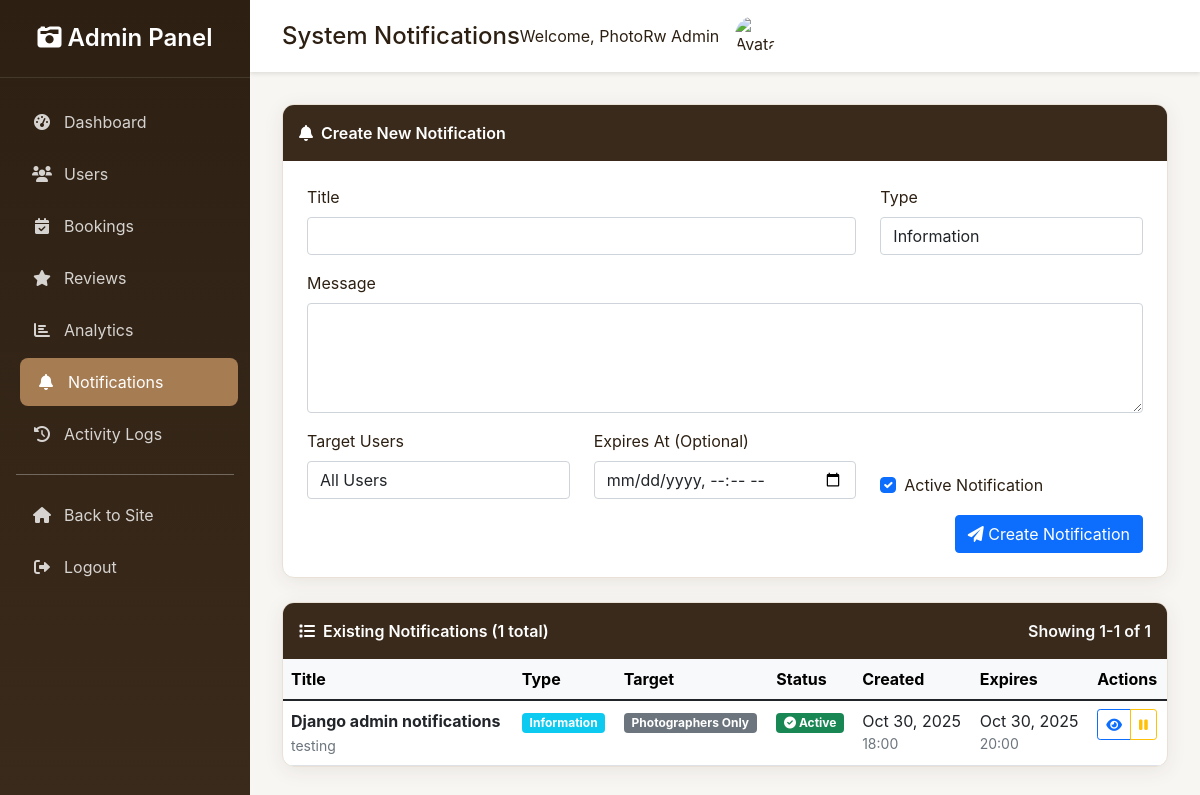
Screenshot of /admin-dashboard/notifications/ (signed in) with the database file from the repository.
### users/models.py (models this page shows, shortened)
class User(AbstractUser):
	class Roles(models.TextChoices):
		PHOTOGRAPHER = 'photographer', _('Photographer')
		CLIENT = 'client', _('Client')
		ADMIN = 'admin', _('Platform Admin')
	username = models.CharField(
		_('username'),
		max_length=150,
		unique=True,
		help_text=_('Required. 150 characters or fewer. Letters, digits, spaces, dots, hyphens, and underscores allowed.'),
		validators=[
			RegexValidator(
				regex=r'^[\w\s\.\-\_]+$',
				message=_('Username can only contain letters, numbers, spaces, dots, hyphens, and underscores.'),
				code='invalid_username'
			)
		],
		error_messages={
			'unique': _("A user with that username already exists."),
		},
	)
	email = models.EmailField(_('email address'), unique=True, blank=False, null=False, help_text=_('Required. Enter a valid email address.'))
	bio = models.TextField(_('bio'), blank=True)
	profile_picture = models.ImageField(upload_to='profile_pics/', blank=True, null=True)
	location = models.CharField(max_length=255, blank=True)
	contact_info = models.CharField(max_length=255, blank=True)
	is_verified = models.BooleanField(default=False)
	role = models.CharField(max_length=20, choices=Roles.choices, default=Roles.CLIENT)
	price = models.DecimalField(max_digits=8, decimal_places=2, blank=True, null=True, help_text=_('Typical session price (optional)'))
	badges = models.CharField(max_length=255, blank=True, help_text=_('Badges or special recognitions (comma-separated)'))
	certifications = models.CharField(max_length=255, blank=True, help_text=_('Certifications (comma-separated)'))
	awards = models.CharField(max_length=255, blank=True, help_text=_('Awards (comma-separated)'))
	social_proof = models.URLField(blank=True, help_text=_('Link to social proof (portfolio, Instagram, etc.)'))
	USERNAME_FIELD = 'email'
	REQUIRED_FIELDS = ['username']

### admin_dashboard/models.py (models this page shows, shortened)
class SystemNotification(models.Model):
    NOTIFICATION_TYPES = [
        ('info', 'Information'),
        ('warning', 'Warning'),
        ('maintenance', 'Maintenance'),
        ('feature', 'New Feature'),
        ('promotion', 'Promotion'),
    ]
    title = models.CharField(max_length=200)
    message = models.TextField()
    notification_type = models.CharField(max_length=20, choices=NOTIFICATION_TYPES, default='info')
    target_users = models.CharField(
        max_length=20,
        choices=[
            ('all', 'All Users'),
            ('photographers', 'Photographers Only'),
            ('clients', 'Clients Only'),
        ],
        default='all'
    )
    is_active = models.BooleanField(default=True)
    created_by = models.ForeignKey(User, on_delete=models.CASCADE)
    created_at = models.DateTimeField(auto_now_add=True)
    expires_at = models.DateTimeField(null=True, blank=True)
    class Meta:
        ordering = ['-created_at']

### admin_dashboard/views.py (the view)
# urls.py: path('notifications/', views.notifications_management, name='notifications_management'),
@login_required
@user_passes_test(is_admin)
def notifications_management(request):
    if request.method == 'POST':
        form = SystemNotificationForm(request.POST)
        if form.is_valid():
            notification = form.save(commit=False)
            notification.created_by = request.user
            notification.save()
            log_admin_activity(
                request.user, 'create', 'SystemNotification', notification.id,
                f"Notification: {notification.title}", f"Created system notification",
                request.META.get('REMOTE_ADDR')
            )
            messages.success(request, 'System notification created successfully.')
            return redirect('admin_dashboard:notifications_management')
    else:
        form = SystemNotificationForm()
    notifications = SystemNotification.objects.order_by('-created_at')
    paginator = Paginator(notifications, 20)
    page_number = request.GET.get('page')
    page_obj = paginator.get_page(page_number)
    context = {
        'form': form,
        'page_obj': page_obj,
    }
    return render(request, 'admin_dashboard/notifications.html', context)

### admin_dashboard/templates/admin_dashboard/notifications.html (shortened to what this page needs)
{% extends 'admin_dashboard/base_admin.html' %}
{% block page_title %}System Notifications{% endblock %}
{% block content %}
<div class="data-table mb-4">
    <div class="table-header">
        <i class="fas fa-bell me-2"></i>Create New Notification
    </div>
    <div class="p-4">
        <form method="post">
            <div class="row">
                <div class="col-md-8 mb-3">
                    <label for="{{ form.title.id_for_label }}" class="form-label">Title</label>
                    {{ form.title }}
                </div>
                <div class="col-md-4 mb-3">
                    <label for="{{ form.notification_type.id_for_label }}" class="form-label">Type</label>
                    {{ form.notification_type }}
                </div>
            </div>
            <div class="mb-3">
                <label for="{{ form.message.id_for_label }}" class="form-label">Message</label>
                {{ form.message }}
            </div>
            <div class="row">
                <div class="col-md-4 mb-3">
                    <label for="{{ form.target_users.id_for_label }}" class="form-label">Target Users</label>
                    {{ form.target_users }}
                </div>
                <div class="col-md-4 mb-3">
                    <label for="{{ form.expires_at.id_for_label }}" class="form-label">Expires At (Optional)</label>
                    {{ form.expires_at }}
                </div>
                <div class="col-md-4 mb-3 d-flex align-items-end">
                    <div class="form-check">
                        {{ form.is_active }}
                        <label class="form-check-label" for="{{ form.is_active.id_for_label }}">
                            Active Notification
                        </label>
                    </div>
                </div>
            </div>
            <div class="d-grid gap-2 d-md-flex justify-content-md-end">
                <button type="submit" class="btn btn-primary">
                    <i class="fas fa-paper-plane"></i> Create Notification
                </button>
            </div>
        </form>
    </div>
</div>
<div class="data-table">
    <div class="table-header d-flex justify-content-between align-items-center">
        <span><i class="fas fa-list me-2"></i>Existing Notifications ({{ page_obj.paginator.count }} total)</span>
        <div>
            <span class="text-light">Showing {{ page_obj.start_index }}-{{ page_obj.end_index }} of {{ page_obj.paginator.count }}</span>
        </div>
    </div>
    <div class="table-responsive">
        <table class="table table-hover mb-0">
            <thead class="table-light">
                <tr>
                    <th>Title</th>
                    <th>Type</th>
                    <th>Target</th>
                    <th>Status</th>
                    <th>Created</th>
                    <th>Expires</th>
                    <th>Actions</th>
                </tr>
            </thead>
            <tbody>
                {% for notification in page_obj %}
                    <tr>
                        <td>
                            <div>
                                <div class="fw-bold">{{ notification.title }}</div>
                                <small class="text-muted">{{ notification.message|truncatechars:50 }}</small>
                            </div>
                        </td>
                        <td>
                            <span class="badge bg-{% if notification.notification_type == 'info' %}info{% elif notification.notification_type == 'warning' %}warning{% elif notification.notification_type == 'maintenance' %}danger{% elif notification.notification_type == 'feature' %}success{% else %}primary{% endif %}">
                                {{ notification.get_notification_type_display }}
                            </span>
                        </td>
                        <td>
                            <span class="badge bg-secondary">
                                {{ notification.get_target_users_display }}
                            </span>
                        </td>
                        <td>
                            {% if notification.is_active %}
                                <span class="badge bg-success">
                                    <i class="fas fa-check-circle"></i> Active
                                </span>
                            {% else %}
                                <span class="badge bg-danger">
                                    <i class="fas fa-times-circle"></i> Inactive
                                </span>
                            {% endif %}
                        </td>
                        <td>
                            <div>
                                {{ notification.created_at|date:"M d, Y" }}
                                <small class="text-muted d-block">{{ notification.created_at|time:"H:i" }}</small>
                            </div>
                        </td>
                        <td>
                            {% if notification.expires_at %}
                                <div>
                                    {{ notification.expires_at|date:"M d, Y" }}
                                    <small class="text-muted d-block">{{ notification.expires_at|time:"H:i" }}</small>
                                </div>
                            {% else %}
                                <span class="text-muted">Never</span>
                            {% endif %}
                        </td>
                        <td>
                            <div class="btn-group" role="group">
                                <button type="button" class="btn btn-outline-primary btn-sm"
                                        onclick="viewNotification('{{ notification.id }}', '{{ notification.title|escapejs }}', '{{ notification.message|escapejs }}')"
                                        title="View Full Notification">
                                    <i class="fas fa-eye"></i>
                                </button>
                                <button type="button" class="btn btn-outline-{% if notification.is_active %}warning{% else %}success{% endif %} btn-sm"
                                        onclick="toggleNotification({{ notification.id }}, {{ notification.is_active|yesno:'true,false' }})"
                                        title="{% if notification.is_active %}Deactivate{% else %}Activate{% endif %} Notification">
                                    <i class="fas fa-{% if notification.is_active %}pause{% else %}play{% endif %}"></i>
                                </button>
                            </div>
                        </td>
                    </tr>
                {% endfor %}
            </tbody>
        </table>
    </div>
</div>
{% endblock %}

### admin_dashboard/templates/admin_dashboard/base_admin.html (shortened to what this page needs)
<!DOCTYPE html>
<html lang="en">
<head>
    <link href="https://cdn.jsdelivr.net/npm/bootstrap@5.1.3/dist/css/bootstrap.min.css" rel="stylesheet">
    <link rel="stylesheet" href="https://cdnjs.cloudflare.com/ajax/libs/font-awesome/6.0.0/css/all.min.css">
</head>
<body>
    <div class="admin-wrapper">
        <nav class="admin-sidebar">
            <div class="sidebar-brand">
                <h4><i class="fas fa-camera-retro"></i> Admin Panel</h4>
            </div>
            <div class="sidebar-nav">
                <div class="nav-item">
                    <a href="{% url 'admin_dashboard:dashboard' %}" class="nav-link {% if request.resolver_match.url_name == 'dashboard' %}active{% endif %}">
                        <i class="fas fa-tachometer-alt"></i> Dashboard
                    </a>
                </div>
                <div class="nav-item">
                    <a href="{% url 'admin_dashboard:users_management' %}" class="nav-link {% if request.resolver_match.url_name == 'users_management' %}active{% endif %}">
                        <i class="fas fa-users"></i> Users
                    </a>
                </div>
                <div class="nav-item">
                    <a href="{% url 'admin_dashboard:bookings_management' %}" class="nav-link {% if request.resolver_match.url_name == 'bookings_management' %}active{% endif %}">
                        <i class="fas fa-calendar-check"></i> Bookings
                    </a>
                </div>
                <div class="nav-item">
                    <a href="{% url 'admin_dashboard:reviews_management' %}" class="nav-link {% if request.resolver_match.url_name == 'reviews_management' %}active{% endif %}">
                        <i class="fas fa-star"></i> Reviews
                    </a>
                </div>
                <div class="nav-item">
                    <a href="{% url 'admin_dashboard:analytics' %}" class="nav-link {% if request.resolver_match.url_name == 'analytics' %}active{% endif %}">
                        <i class="fas fa-chart-bar"></i> Analytics
                    </a>
                </div>
                <div class="nav-item">
                    <a href="{% url 'admin_dashboard:notifications_management' %}" class="nav-link {% if request.resolver_match.url_name == 'notifications_management' %}active{% endif %}">
                        <i class="fas fa-bell"></i> Notifications
                    </a>
                </div>
                <div class="nav-item">
                    <a href="{% url 'admin_dashboard:activity_logs' %}" class="nav-link {% if request.resolver_match.url_name == 'activity_logs' %}active{% endif %}">
                        <i class="fas fa-history"></i> Activity Logs
                    </a>
                </div>
                <hr style="margin: 1rem; opacity: 0.3;">
                <div class="nav-item">
                    <a href="{% url 'home' %}" class="nav-link">
                        <i class="fas fa-home"></i> Back to Site
                    </a>
                </div>
                <div class="nav-item">
                    <a href="{% url 'users:logout' %}" class="nav-link">
                        <i class="fas fa-sign-out-alt"></i> Logout
                    </a>
                </div>
            </div>
        </nav>
        <div class="admin-content">
            <header class="admin-header">
                <div class="d-flex align-items-center">
                    <h1 class="h4 mb-0">{% block page_title %}Admin Dashboard{% endblock %}</h1>
                </div>
                <div class="d-flex align-items-center">
                    <span class="me-3">Welcome, {{ request.user.get_full_name|default:request.user.username }}</span>
                    <img src="{% if request.user.profile_picture %}{{ request.user.profile_picture.url }}{% else %}/static/images/default-avatar.png{% endif %}"
                         alt="Avatar" class="user-avatar">
                </div>
            </header>
            <main class="admin-main">
                {% block content %}{% endblock %}
            </main>
        </div>
    </div>
</body>
</html>

### rows the page displays
User: user.get_full_name "PhotoRw Admin"
SystemNotification: title "Django admin notifications", message "testing", notification_type "Information", target_users "Photographers Only", is_active True (drawn), created_at "Oct 30, 2025", created_at "18:00", expires_at "Oct 30, 2025", expires_at "20:00"

### other values shown
{{ page_obj.paginator.count }} "1"
{{ page_obj.start_index }} "1"
{{ page_obj.end_index }} "1"
